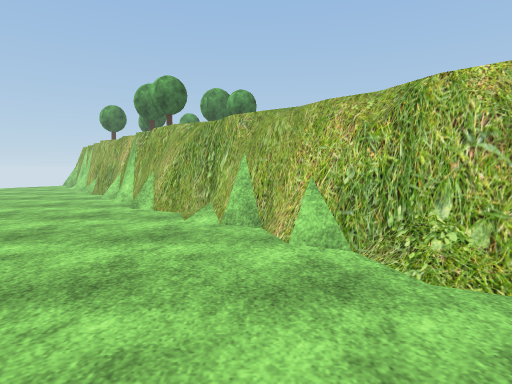
View 1 (above)

12 first-person views from a walk through a 3-D level made in the Unity game engine. The camera is 1.2 m above the floor, tilts 4° down and sees 75° across. The floor is counted in squares, 1 m on a side. Each view is taken from the middle of a square. On the plan, view 1 faces up. The plan holds only what a view shows up to about 14 squares ahead; the rest is blank. The place goes on beyond the plan. Some trees and plants on the terrain are drawn as simple stand-ins. Door leaves are left out, so doorways stand open. Some surface patterns are stand-ins.

View 2
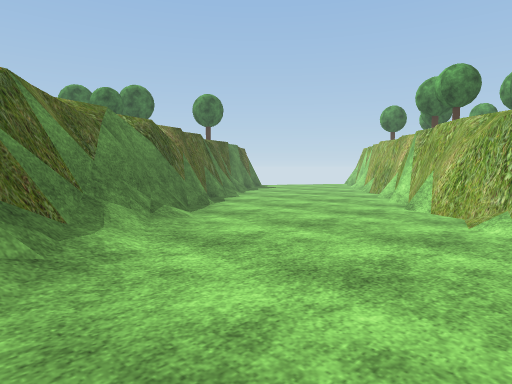

View 3
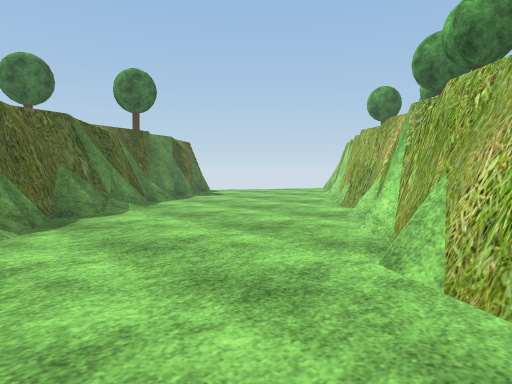

View 4
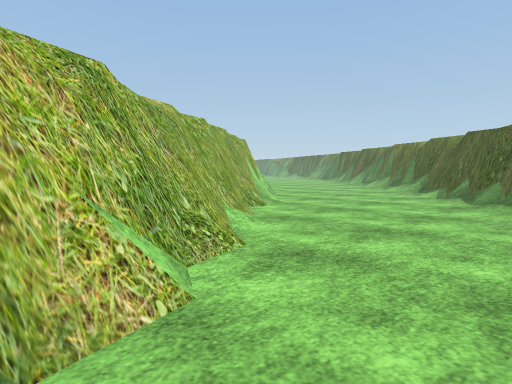

View 5
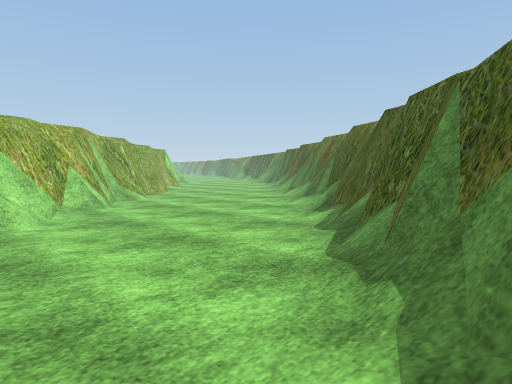

View 6
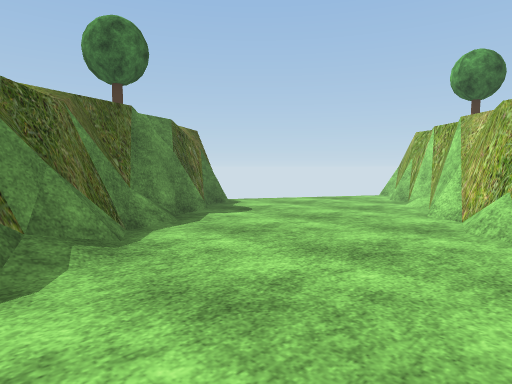

View 7
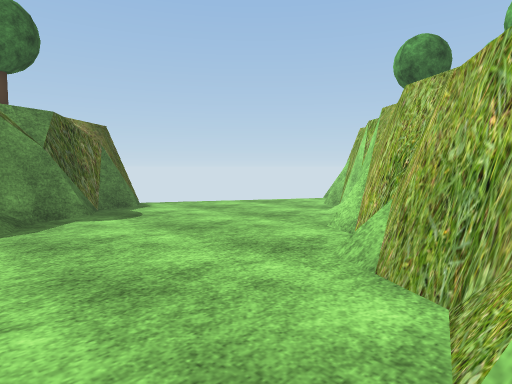

View 8
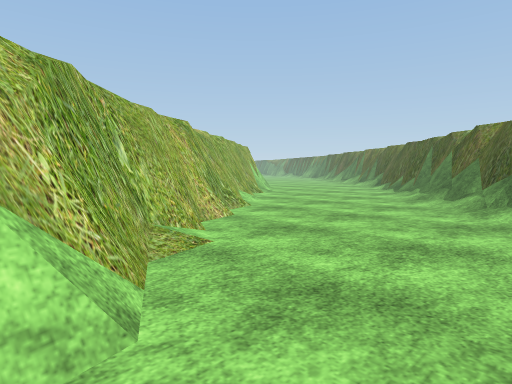

View 9
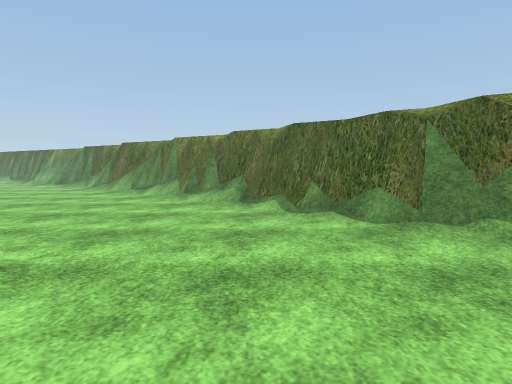

View 10
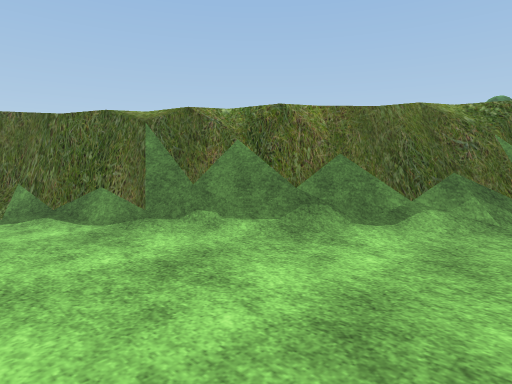

View 11
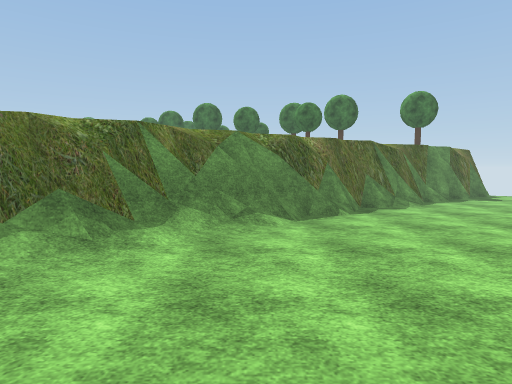

View 12
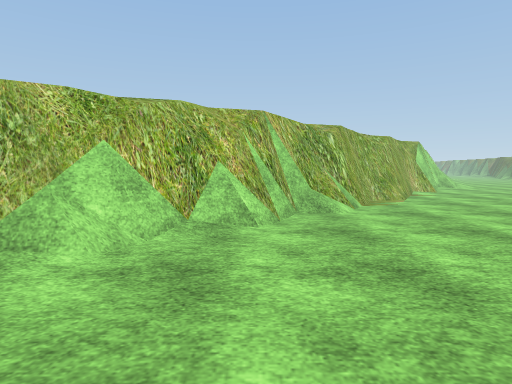

### Floor plan
Key: @ floor where view 1 was taken; # wall or solid block; x gap in a wall; . floor; / step, stairs or slope; = window, fence, low wall or low ledge; O other object.
Columns run from 17 left of view 1 to 12 right of it. Each row starts with its distance up from view 1.
 23      #
 22    ..###
 21    ...##
 20   ..../#
 19  ......##
 18  ......=##
 17 x.......=##
 16 ##.......=##
 15  #=.......##
 14  ##........##
 13   #=........##
 12   ##........##
 11    ##........##
 10     ##.......=###
  9     ##=........###
  8      ##.........##
  7       ## ........##
  6        ##.........##
  5         #=........=##
  4         ##//......./##
  3          ##/........##
  2          ###/........###
  1           ##=/.......=##
  0            ##=/..@....=##
 -1             ##=........=##
 -2              ##/......./=##
 -3              ###/......./##
 -4               ##//......./##
 -5                ##/........###
 -6                 ##/........=##
 -7                 ###/......../#
 -8                   #O/........=
 -9                   ##=.........
-10                    ##O/.......
-11                     ##=/......
-12                      ##=/.....

Positions as (right, up) in squares from view 1, and headings:
1: (0, 0), facing up
2: (0, 0), facing up-left
3: (-2, 6), facing up-left
4: (-2, 7), facing down-right
5: (-2, -1), facing down-right
6: (-7, 9), facing up-left
7: (-6, 12), facing up-left
8: (-6, 11), facing down-right
9: (3, 2), facing down
10: (3, 2), facing down-left
11: (2, 4), facing left
12: (2, -5), facing right
